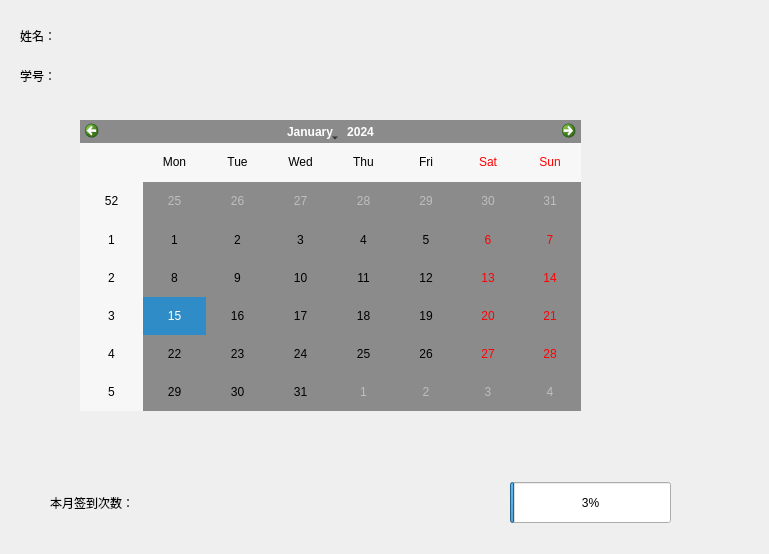
<?xml version="1.0" encoding="UTF-8"?>
<ui version="4.0">
 <class>Personal</class>
 <widget class="QWidget" name="Personal">
  <property name="geometry">
   <rect>
    <x>0</x>
    <y>0</y>
    <width>769</width>
    <height>554</height>
   </rect>
  </property>
  <property name="windowTitle">
   <string>Form</string>
  </property>
  <property name="styleSheet">
   <string notr="true"/>
  </property>
  <widget class="QLabel" name="label">
   <property name="geometry">
    <rect>
     <x>20</x>
     <y>20</y>
     <width>201</width>
     <height>31</height>
    </rect>
   </property>
   <property name="styleSheet">
    <string notr="true">font: 75 10pt &quot;微软雅黑&quot;;
</string>
   </property>
   <property name="text">
    <string>姓名：</string>
   </property>
  </widget>
  <widget class="QLabel" name="label_2">
   <property name="geometry">
    <rect>
     <x>20</x>
     <y>60</y>
     <width>221</width>
     <height>31</height>
    </rect>
   </property>
   <property name="styleSheet">
    <string notr="true">font: 75 10pt &quot;微软雅黑&quot;;
</string>
   </property>
   <property name="text">
    <string>学号：</string>
   </property>
  </widget>
  <widget class="QCalendarWidget" name="calendarWidget">
   <property name="geometry">
    <rect>
     <x>80</x>
     <y>120</y>
     <width>501</width>
     <height>291</height>
    </rect>
   </property>
   <property name="styleSheet">
    <string notr="true">background-color: rgb(139, 139, 139);</string>
   </property>
  </widget>
  <widget class="QLabel" name="label_3">
   <property name="geometry">
    <rect>
     <x>50</x>
     <y>482</y>
     <width>251</width>
     <height>41</height>
    </rect>
   </property>
   <property name="styleSheet">
    <string notr="true">font: 75 10pt &quot;微软雅黑&quot;;
</string>
   </property>
   <property name="text">
    <string>本月签到次数：</string>
   </property>
  </widget>
  <widget class="QProgressBar" name="progressBar">
   <property name="geometry">
    <rect>
     <x>510</x>
     <y>482</y>
     <width>161</width>
     <height>41</height>
    </rect>
   </property>
   <property name="value">
    <number>3</number>
   </property>
  </widget>
  <widget class="QWidget" name="widget" native="true">
   <property name="geometry">
    <rect>
     <x>-1</x>
     <y>-1</y>
     <width>771</width>
     <height>551</height>
    </rect>
   </property>
   <property name="styleSheet">
    <string notr="true">background-image: url(:/2.jpg);</string>
   </property>
  </widget>
  <zorder>widget</zorder>
  <zorder>label</zorder>
  <zorder>label_2</zorder>
  <zorder>calendarWidget</zorder>
  <zorder>label_3</zorder>
  <zorder>progressBar</zorder>
 </widget>
 <resources/>
 <connections/>
</ui>
